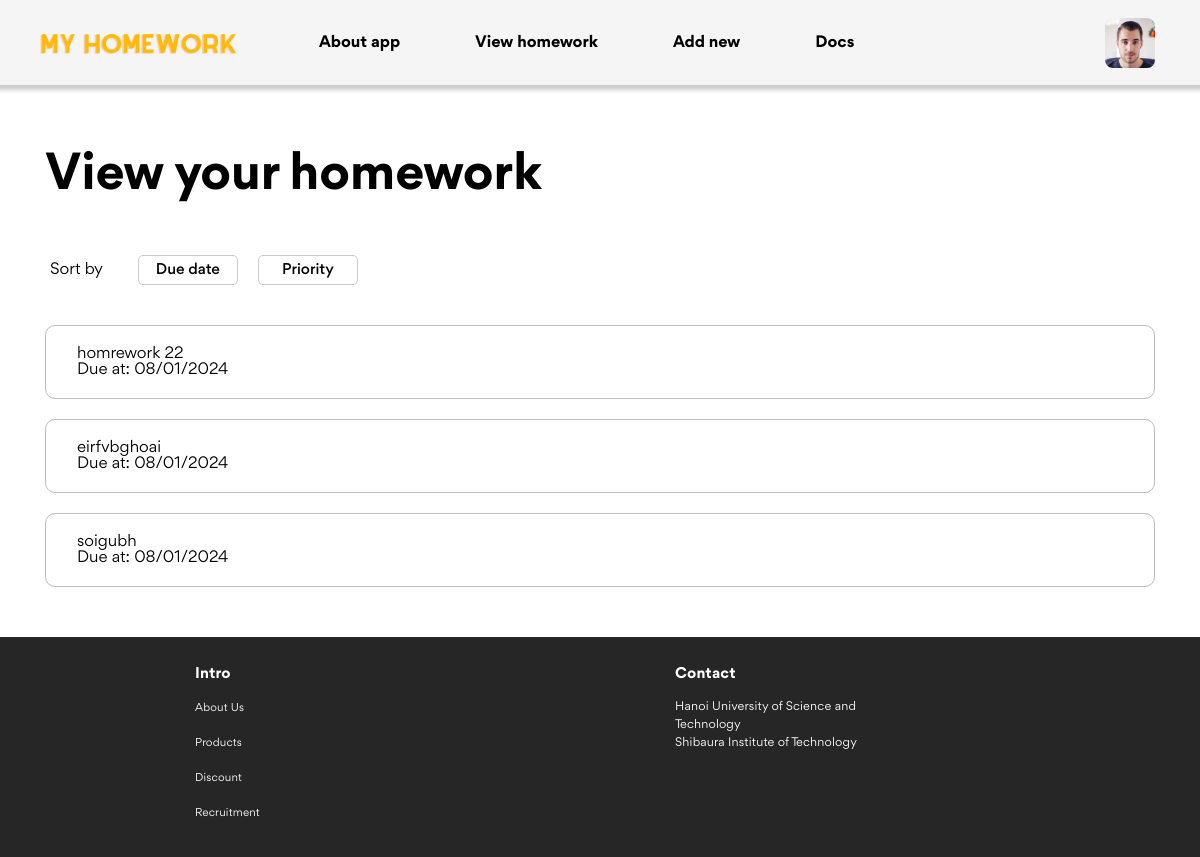
Before: /view/view-homework.html (signed in) with the older database file.
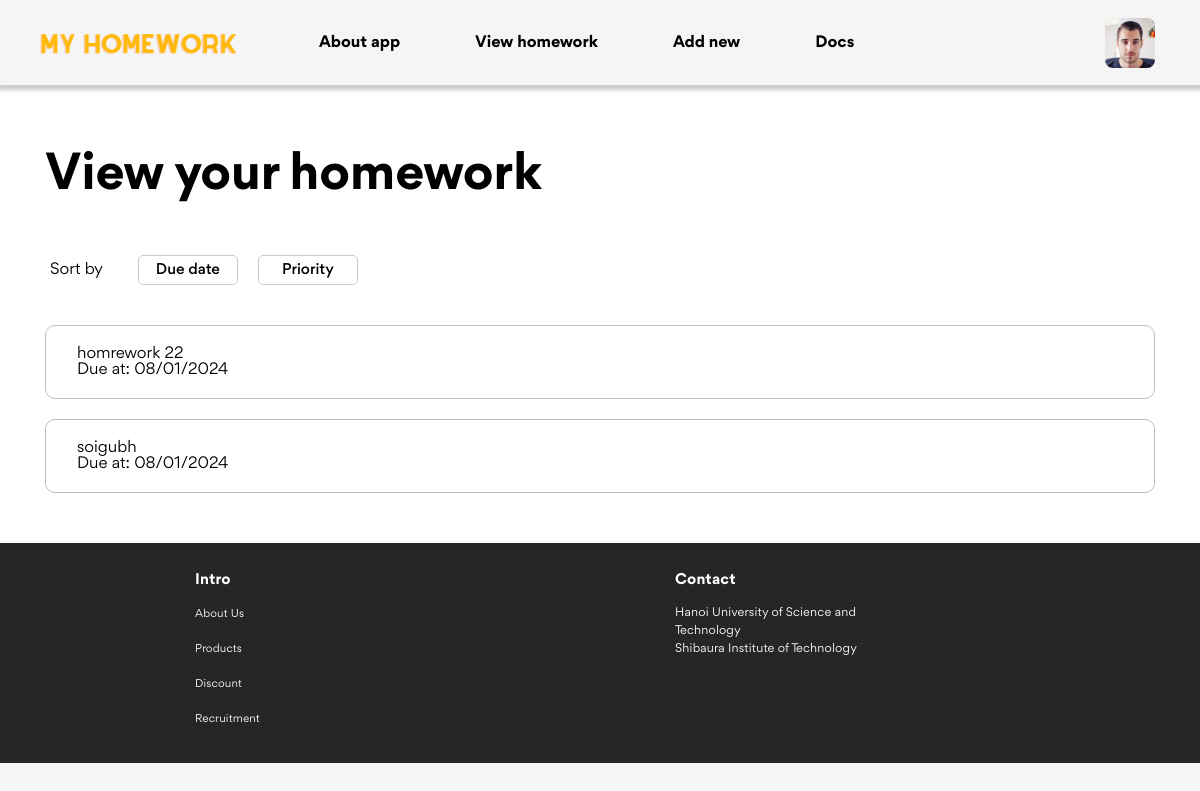
After: the same page with the newer database file.
### app/models.py (models this page shows, shortened)
class Homework(models.Model):
    user = models.ForeignKey(User, null=User, on_delete=models.CASCADE)
    name = models.CharField(max_length=200) #宿題名
    note = models.TextField(blank=True, default='') #メモ
    due_date = models.DateField() #期限
    difficulty = models.IntegerField(choices=[(1, '1'), (2, '2'), (3, '3'), (4, '4'), (5, '5')]) #難易度
    priority = models.IntegerField(default=0, editable=False) #自動的に計算する優先度
    finished = models.BooleanField(default=False) #完了した宿題かどうか

### app/views.py (the view)
# urls.py: path('view/view-homework.html', views.view_homework, name='view_homework'),
@login_required
def view_homework(request):
    sort_by = request.GET.get('sort_by','priority')
    if sort_by == 'due_date':
        homework_list = Homework.objects.filter(user=request.user, finished=False).order_by('due_date')
    else:
        homework_list = Homework.objects.filter(user=request.user, finished=False).order_by('priority')
    context = { 'homework_list':homework_list }
    return render(request, 'view/view-homework.html', context)

### templates/view/view-homework.html (shortened to what this page needs)
<!DOCTYPE html>
<html lang="en">
    <head>
        {% load static %}
        <link
            rel="stylesheet"
            href="{% static 'assets/fonts/stylesheet.css' %}"
        />
        <link rel="stylesheet" href="{% static 'assets/css/main.css' %}" />
    </head>
    <body>
        <header id="header" class="header">
            {% if user.is_authenticated %}
              {% include '../templates/header-logined.html' %}
            {% else %}
              {% include '../templates/header.html' %}
            {% endif %}
        </header>
        <div class="main-first" id="about-app">
            <div class="container">
                <div class="row">
                    <div class="col-12">
                        <h1 class="page__title">View your homework</h1>
                    </div>
                    <div class="row order">
                        <p class="order__title">Sort by</p>
                        <div class="order-options">
                            <a
                                href="{% url 'view_homework' %}?sort_by=due_date"
                                class="btn {% if request.GET.sort_by == 'due_date' %}active{% endif %}"
                            >
                                <p class="order__text">Due date</p>
                            </a>
                            <a
                                href="{% url 'view_homework' %}?sort_by=priority"
                                class="btn {% if request.GET.sort_by == 'priority' %}active{% endif %}"
                            >
                                <p class="order__text">Priority</p>
                            </a>
                        </div>
                    </div>
                </div>
                <div class="row">
                    <ul class="col-12 homework__list">
                        {% for homework in homework_list %}
                        <a href="{% url 'homework_details' homework.id %}">
                            <li class="homework__item">
                                <div class="homework__container">
                                    <div class="col-10 homework__content">
                                        <h2 class="homework__name">
                                            {{ homework.name }}
                                        </h2>
                                        <div class="homework__desc">
                                            <p class="homework__duedate">
                                                Due at:
                                                {{ homework.due_date|date:"m/d/Y" }}
                                            </p>
                                        </div>
                                    </div>
                                </div>
                            </li>
                        </a>
                        {% empty %}
                        <li class="homework__item">
                            <div class="homework__container">
                                <p>No homework available.</p>
                            </div>
                        </li>
                        {% endfor %}
                    </ul>
                </div>
            </div>
        </div>
        {% include '../templates/footer.html' %}
    </body>
</html>

Changed rows visible on the page:
removed Homework: name "eirfvbghoai", due_date "08/01/2024"
